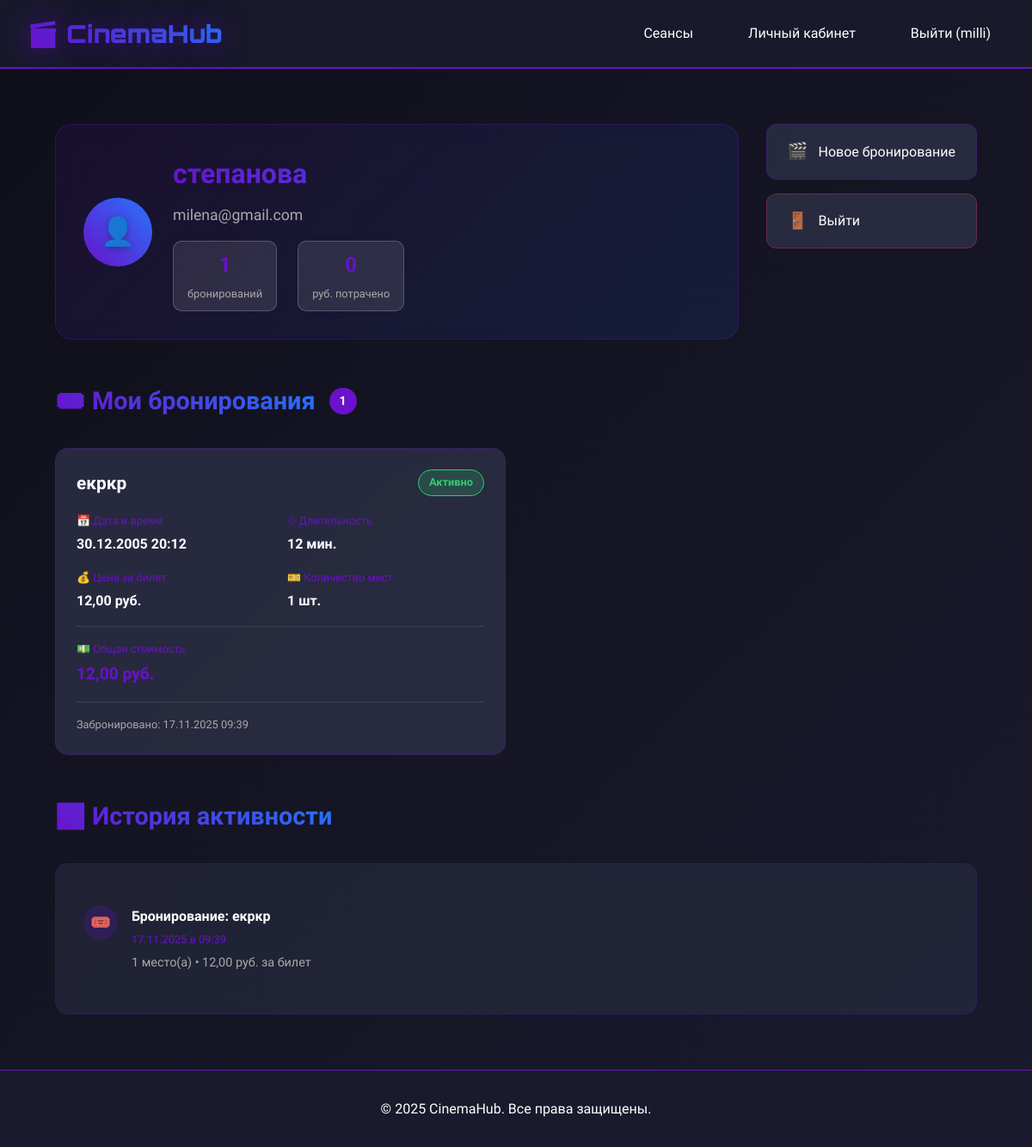
Page /profile/ (signed in) on the earlier database version.
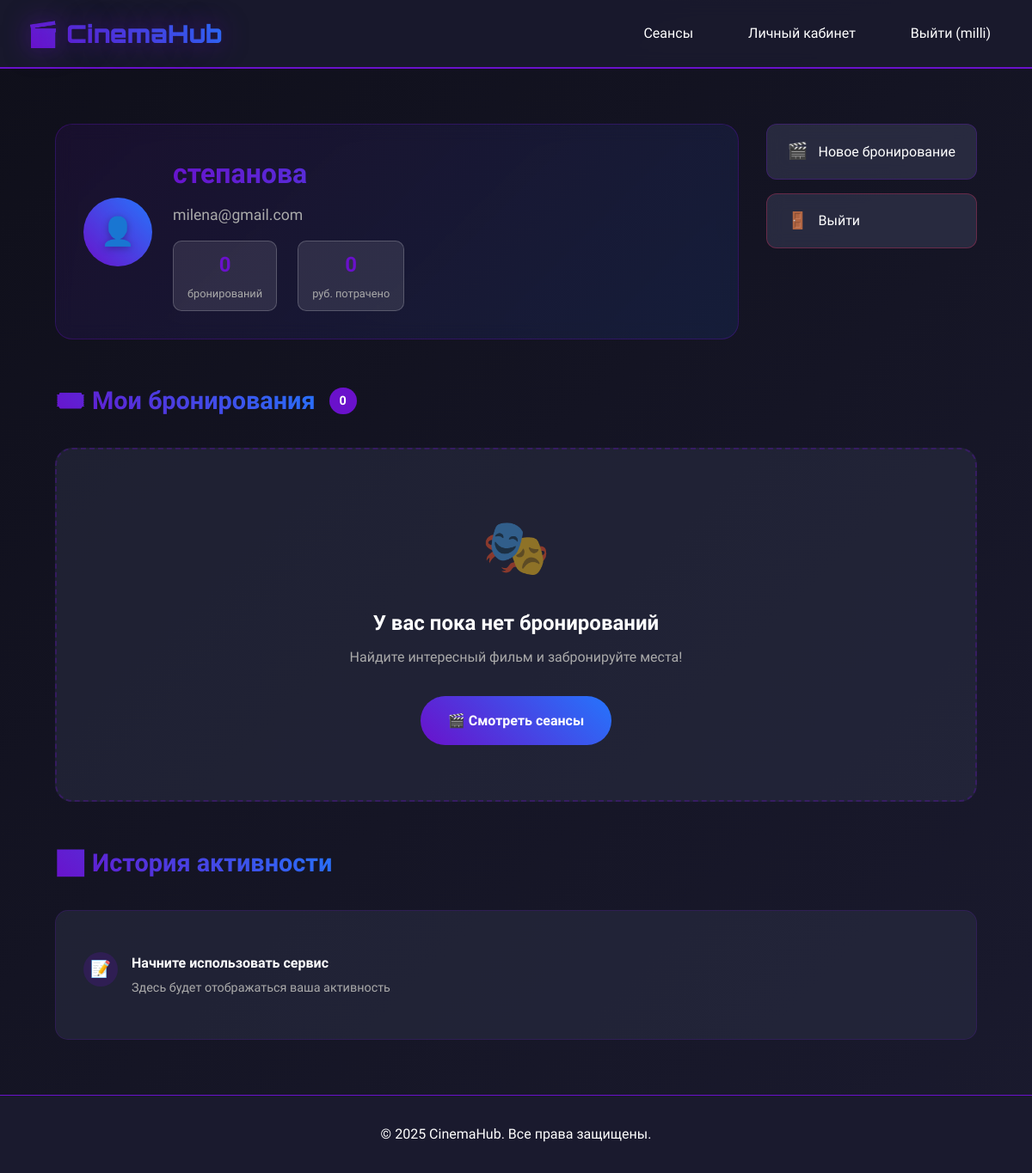
Same page on the later database version.
### core/models.py (models this page shows, shortened)
class Booking(models.Model):
    user = models.ForeignKey(User, on_delete=models.CASCADE)
    session = models.ForeignKey(MovieSession, on_delete=models.CASCADE)
    booking_date = models.DateTimeField(auto_now_add=True)
    seats = models.IntegerField(default=1)

class MovieSession(models.Model):
    title = models.CharField(max_length=200, verbose_name="Название фильма")
    description = models.TextField(verbose_name="Описание")
    date = models.DateTimeField(verbose_name="Дата и время сеанса")
    duration = models.IntegerField(verbose_name="Продолжительность (мин)")
    price = models.DecimalField(max_digits=8, decimal_places=2, verbose_name="Цена")
    seats_available = models.IntegerField(verbose_name="Доступные места")
    image = models.ImageField(upload_to='movies/', null=True, blank=True, verbose_name="Постер")

### core/views.py (the view)
# urls.py: path('profile/', views.profile, name='profile'),
@login_required
def profile(request):
    user_bookings = Booking.objects.filter(user=request.user).select_related('session')
    return render(request, 'core/profile.html', {'bookings': user_bookings})

### templates/core/profile.html (shortened to what the changed rows need)
{% extends 'core/base.html' %}
{% block content %}
<div class="profile-container">
    <div class="profile-header">
        <div class="user-info-card">
            <div class="user-details">
                <h1 class="user-name">{{ user.first_name|default:user.username }}</h1>
            </div>
        </div>
    </div>
    <section class="bookings-section">
        <div class="section-header">
            <h2 class="section-title">🎟️ Мои бронирования</h2>
            <div class="section-badge">{{ bookings.count }}</div>
        </div>
        {% if bookings %}
        <div class="bookings-grid">
            {% for booking in bookings %}
            <div class="booking-card {% if booking.session.date < now %}past{% endif %}">
                <div class="booking-header">
                    <div class="movie-title">{{ booking.session.title }}</div>
                    <div class="booking-status {% if booking.session.date < now %}status-past{% else %}status-active{% endif %}">
                        {% if booking.session.date < now %}
                            Завершен
                        {% else %}
                            Активно
                        {% endif %}
                    </div>
                </div>
                <div class="booking-details">
                    <div class="detail-row">
                        <div class="detail-item">
                            <span class="detail-label">📅 Дата и время</span>
                            <span class="detail-value">{{ booking.session.date|date:"d.m.Y H:i" }}</span>
                        </div>
                        <div class="detail-item">
                            <span class="detail-label">⏱ Длительность</span>
                            <span class="detail-value">{{ booking.session.duration }} мин.</span>
                        </div>
                    </div>
                    <div class="detail-row">
                        <div class="detail-item">
                            <span class="detail-label">💰 Цена за билет</span>
                            <span class="detail-value">{{ booking.session.price }} руб.</span>
                        </div>
                        <div class="detail-item">
                            <span class="detail-label">🎫 Количество мест</span>
                            <span class="detail-value">{{ booking.seats }} шт.</span>
                        </div>
                    </div>
                    <div class="detail-row total-row">
                        <div class="detail-item">
                            <span class="detail-label">💵 Общая стоимость</span>
                            <span class="detail-value total-price">
                                {{ booking.total_price|default:booking.session.price }} руб.
                            </span>
                        </div>
                    </div>
                </div>
                <div class="booking-footer">
                    <div class="booking-date">
                        Забронировано: {{ booking.booking_date|date:"d.m.Y H:i" }}
                    </div>
                </div>
            </div>
            {% endfor %}
        </div>
        {% else %}
        <div class="empty-state">
            <div class="empty-icon">🎭</div>
            <h3>У вас пока нет бронирований</h3>
            <p>Найдите интересный фильм и забронируйте места!</p>
            <a href="{% url 'movie_sessions' %}" class="btn primary-btn">
                🎬 Смотреть сеансы
            </a>
        </div>
        {% endif %}
    </section>
    <section class="activity-section">
        <div class="section-header">
            <h2 class="section-title">📊 История активности</h2>
        </div>
        <div class="activity-timeline">
            {% for booking in bookings %}
            <div class="activity-item">
                <div class="activity-icon">🎟️</div>
                <div class="activity-content">
                    <div class="activity-title">Бронирование: {{ booking.session.title }}</div>
                    <div class="activity-date">{{ booking.booking_date|date:"d.m.Y в H:i" }}</div>
                    <div class="activity-desc">
                        {{ booking.seats }} место(а) • {{ booking.session.price }} руб. за билет
                    </div>
                </div>
            </div>
            {% empty %}
            <div class="activity-item">
                <div class="activity-icon">📝</div>
                <div class="activity-content">
                    <div class="activity-title">Начните использовать сервис</div>
                    <div class="activity-desc">Здесь будет отображаться ваша активность</div>
                </div>
            </div>
            {% endfor %}
        </div>
    </section>
</div>
{% endblock %}

Differences in the rows shown:
removed Booking: session "екркр", shows "Активно", session "30.12.2005 20:12", session.duration "12", session.price "12,00", seats "1", total_price "12,00", booking_date "17.11.2025 09:39", booking_date "17.11.2025 в 09:39"
Other differences:
{{ bookings.count }}: "1" → "0"
text now shown: "🎭 У вас пока нет бронирований Найдите интересный фильм и забронируйте места! 🎬 Смотреть сеансы 📝 Начните использовать сервис Здесь будет отображаться ваша активность"
